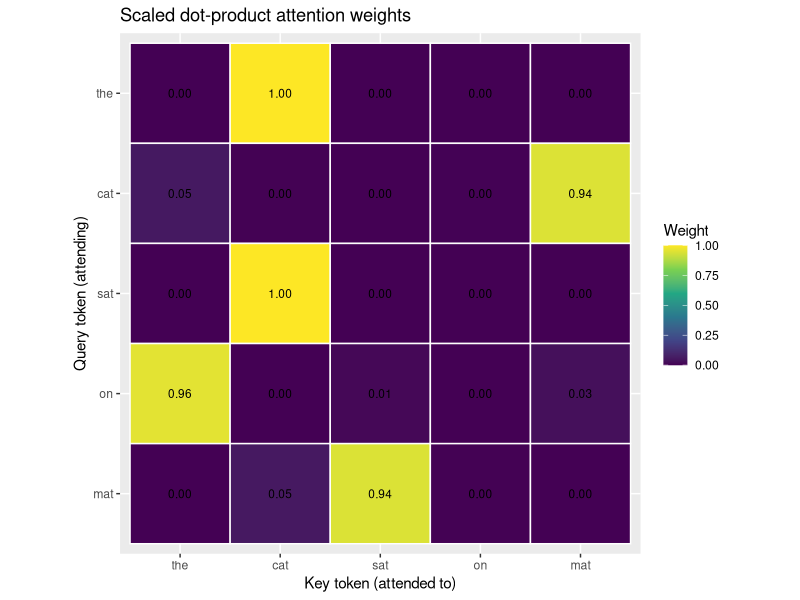

The R script that drew this image:
## ---- chunk 1
# Row-wise softmax with the standard max-subtraction trick for numerical safety.
row_softmax <- function(M) {
    M <- M - apply(M, 1, max)        # subtract row max before exponentiating
    E <- exp(M)
    E / rowSums(E)
}

# Scaled dot-product attention.
# Q: n_q x d_k, K: n_k x d_k, V: n_k x d_v
# Returns the output matrix and the attention weight matrix.
scaled_dot_product_attention <- function(Q, K, V, mask = NULL) {
    d_k <- ncol(K)
    scores <- (Q %*% t(K)) / sqrt(d_k)   # n_q x n_k raw similarities, scaled
    if (!is.null(mask)) {
        scores[mask] <- -Inf             # masked positions get -Inf before softmax
    }
    weights <- row_softmax(scores)       # each row sums to 1
    list(output = weights %*% V, weights = weights)
}
## ---- chunk 2
set.seed(2017)

n <- 5    # sequence length
d <- 4    # embedding dimension

tokens <- c("the", "cat", "sat", "on", "mat")

# Random token embeddings standing in for a learned embedding table.
X_tok <- matrix(rnorm(n * d), nrow = n, ncol = d)

# Sinusoidal positional encoding, following the formula in the text.
positional_encoding <- function(n, d) {
    PE <- matrix(0, nrow = n, ncol = d)
    pos <- 0:(n - 1)
    for (i in 0:(d / 2 - 1)) {
        denom <- 10000^(2 * i / d)
        PE[, 2 * i + 1] <- sin(pos / denom)
        PE[, 2 * i + 2] <- cos(pos / denom)
    }
    PE
}

PE <- positional_encoding(n, d)
X  <- X_tok + PE          # inputs carry both content and position
rownames(X) <- tokens
round(X, 3)
## ---- chunk 3
d_k <- 4

W_Q <- matrix(rnorm(d * d_k), d, d_k)
W_K <- matrix(rnorm(d * d_k), d, d_k)
W_V <- matrix(rnorm(d * d_k), d, d_k)

Q <- X %*% W_Q
K <- X %*% W_K
V <- X %*% W_V

attn <- scaled_dot_product_attention(Q, K, V)

A <- attn$weights
rownames(A) <- tokens
colnames(A) <- tokens
round(A, 3)
## ---- chunk 4
rowsum_check <- rowSums(A)
print(round(rowsum_check, 8))
stopifnot(all(abs(rowsum_check - 1) < 1e-8))
cat("All attention rows sum to 1.\n")
## ---- chunk 5
out <- attn$output
rownames(out) <- tokens
colnames(out) <- paste0("dim", seq_len(ncol(out)))

knitr::kable(
    round(out, 3),
    caption = "Self-attention output vectors, one row per input token."
)
## ---- chunk 6
library(ggplot2)

A_df <- expand.grid(query = tokens, key = tokens)
A_df$weight <- as.vector(A)   # column-major matches expand.grid ordering

# Keep token order on the axes instead of alphabetical sorting.
A_df$query <- factor(A_df$query, levels = rev(tokens))
A_df$key   <- factor(A_df$key,   levels = tokens)

ggplot(A_df, aes(x = key, y = query, fill = weight)) +
    geom_tile(color = "white", linewidth = 0.5) +
    geom_text(aes(label = sprintf("%.2f", weight)), size = 3) +
    scale_fill_viridis_c(limits = c(0, 1)) +
    labs(
        x = "Key token (attended to)",
        y = "Query token (attending)",
        fill = "Weight",
        title = "Scaled dot-product attention weights"
    ) +
    coord_fixed()
## ---- chunk 7
multi_head_attention <- function(X, h, d_k, mask = NULL) {
    d <- ncol(X)
    heads <- vector("list", h)
    weights_list <- vector("list", h)
    for (i in seq_len(h)) {
        WQ <- matrix(rnorm(d * d_k), d, d_k)
        WK <- matrix(rnorm(d * d_k), d, d_k)
        WV <- matrix(rnorm(d * d_k), d, d_k)
        a  <- scaled_dot_product_attention(X %*% WQ, X %*% WK, X %*% WV, mask)
        heads[[i]] <- a$output
        weights_list[[i]] <- a$weights
    }
    concat <- do.call(cbind, heads)          # n x (h * d_k)
    W_O <- matrix(rnorm((h * d_k) * d), h * d_k, d)
    list(output = concat %*% W_O, weights = weights_list)
}

set.seed(7)
mha <- multi_head_attention(X, h = 2, d_k = 2)

cat("Head 1 attention rows sum to 1:",
    all(abs(rowSums(mha$weights[[1]]) - 1) < 1e-8), "\n")
cat("Head 2 attention rows sum to 1:",
    all(abs(rowSums(mha$weights[[2]]) - 1) < 1e-8), "\n")

mh_out <- mha$output
rownames(mh_out) <- tokens
colnames(mh_out) <- paste0("dim", seq_len(ncol(mh_out)))
round(mh_out, 3)
## ---- chunk 8
# TRUE where a query (row) should NOT see a key (column): strictly future keys.
causal_mask <- upper.tri(matrix(0, n, n))

masked <- scaled_dot_product_attention(Q, K, V, mask = causal_mask)
Am <- masked$weights
rownames(Am) <- tokens
colnames(Am) <- tokens
round(Am, 3)
